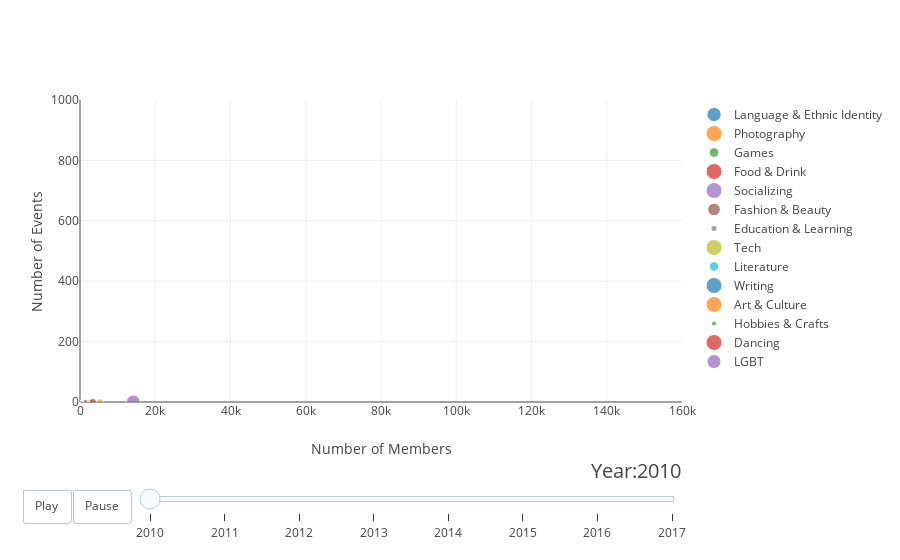

Write notebook code for a chart like this one.
### Markdown cell above
# Ploting

### Code cell
years = list(dataset.year.unique())
# make list of main_topics
main_topics = []
for main_topic in dataset['main_topic']:
    if main_topic not in main_topics:
        main_topics.append(main_topic)
# make figure
figure = {
    'data': [],
    'layout': {},
    'frames': []
}

# fill in most of layout
figure['layout']['xaxis'] = {'range': [0, 160000.0], 'title': 'Number of Members'}
figure['layout']['yaxis'] = {'range':[0,1000],'title': 'Number of Events'}
figure['layout']['hovermode'] = 'closest'
figure['layout']['sliders'] = {
    'args': [
        'transition', {
            'duration': 400,
            'easing': 'cubic-in-out'
        }
    ],
    'initialValue': '1952',
    'plotlycommand': 'animate',
    'values': years,
    'visible': True
}
figure['layout']['updatemenus'] = [
    {
        'buttons': [
            {
                'args': [None, {'frame': {'duration': 500, 'redraw': False},
                         'fromcurrent': True, 'transition': {'duration': 300, 'easing': 'quadratic-in-out'}}],
                'label': 'Play',
                'method': 'animate'
            },
            {
                'args': [[None], {'frame': {'duration': 0, 'redraw': False}, 'mode': 'immediate',
                'transition': {'duration': 0}}],
                'label': 'Pause',
                'method': 'animate'
            }
        ],
        'direction': 'left',
        'pad': {'r': 10, 't': 87},
        'showactive': False,
        'type': 'buttons',
        'x': 0.1,
        'xanchor': 'right',
        'y': 0,
        'yanchor': 'top'
    }
]

sliders_dict = {
    'active': 0,
    'yanchor': 'top',
    'xanchor': 'left',
    'currentvalue': {
        'font': {'size': 20},
        'prefix': 'Year:',
        'visible': True,
        'xanchor': 'right'
    },
    'transition': {'duration': 300, 'easing': 'cubic-in-out'},
    'pad': {'b': 10, 't': 50},
    'len': 0.9,
    'x': 0.1,
    'y': 0,
    'steps': []
}

# make data
year = 2010
for main_topic in main_topics:
    dataset_by_year = dataset[dataset['year'] == year]
    dataset_by_year_and_cont = dataset_by_year[dataset_by_year['main_topic'] == main_topic]

    data_dict = {
        'x': list(dataset_by_year_and_cont['member_number']),
        'y': list(dataset_by_year_and_cont['event_count']),
        'mode': 'markers',
        'text': list(dataset_by_year_and_cont['topic_name']),
        'marker': {
            'sizemode': 'area',
            'sizeref': 5,
            'size': list(dataset_by_year_and_cont['number_of_join'])
        },
        'name': main_topic
    }
    figure['data'].append(data_dict)
    
# make frames
for year in years:
    frame = {'data': [], 'name': str(year)}
    for main_topic in main_topics:
        dataset_by_year = dataset[dataset['year'] == int(year)]
        dataset_by_year_and_cont = dataset_by_year[dataset_by_year['main_topic'] == main_topic]

        data_dict = {
            'x': list(dataset_by_year_and_cont['member_number']),
            'y': list(dataset_by_year_and_cont['event_count']),
            'mode': 'markers',
            'text': list(dataset_by_year_and_cont['topic_name']),
            'marker': {
                'sizemode': 'area',
                'sizeref': 5,
                'size': list(dataset_by_year_and_cont['number_of_join'])
            },
            'name': main_topic
        }
        frame['data'].append(data_dict)

    figure['frames'].append(frame)
    slider_step = {'args': [
        [year],
        {'frame': {'duration': 300, 'redraw': False},
         'mode': 'immediate',
       'transition': {'duration': 300}}
     ],
     'label': year,
     'method': 'animate'}
    sliders_dict['steps'].append(slider_step)

    
figure['layout']['sliders'] = [sliders_dict]

iplot(figure)

### Figure 1 — Plotly figure (JSON) as saved in the notebook; plotly's stock layout.template omitted (floating-point values rounded to 4 significant figures)
{"data": [{"marker": {"size": [23, 23, 11, 3, 4, 17, 8, 7, 24, 14, 23], "sizemode": "area", "sizeref": 5}, "mode": "markers", "name": "Language & Ethnic Identity", "text": ["Spanish Language", "French Language", "Italian Language", "Cultural Diversity", "Cultural Activities", "Japanese Language", "English Language", "Mandarin Language", "Culture Exchange", "Latino Culture", "Chinese language"], "x": [596, 709, 539, 21, 24, 467, 451, 116, 891, 200, 359], "y": [0, 0, 0, 0, 0, 0, 0, 0, 0, 0, 0]}, {"marker": {"size": [54, 54, 8, 11], "sizemode": "area", "sizeref": 5}, "mode": "markers", "name": "Photography", "text": ["Photography", "Photography", "Model Photography", "Fashion Photography"], "x": [1759, 1759, 201, 248], "y": [0, 0, 0, 0]}, {"marker": {"size": [12, 10, 7], "sizemode": "area", "sizeref": 5}, "mode": "markers", "name": "Games", "text": ["Game Development", "Games", "Game Design"], "x": [481, 243, 322], "y": [0, 0, 0]}, {"marker": {"size": [85], "sizemode": "area", "sizeref": 5}, "mode": "markers", "name": "Food & Drink", "text": ["Wine"], "x": [2712], "y": [0]}, {"marker": {"size": [3, 487, 5, 56, 5, 7, 13, 14, 6, 3], "sizemode": "area", "sizeref": 5}, "mode": "markers", "name": "Socializing", "text": ["Corporate Social Responsibility", "Social Networking", "Social Enterprise", "Social Media Marketing", "20's Social", "Social Justice", "Women's Business Networking", "Social Entrepreneurship", "Women's Networking", "B2B Networking"], "x": [77, 14164, 189, 1941, 37, 115, 202, 391, 125, 61], "y": [0, 0, 0, 0, 0, 0, 0, 0, 0, 0]}, {"marker": {"size": [26, 23, 2, 8, 13, 4], "sizemode": "area", "sizeref": 5}, "mode": "markers", "name": "Fashion & Beauty", "text": ["Fashion Industry", "Fashion and Style", "Restaurant Industry", "Fashion Entrepreneurs", "Fashion Design", "Clothing and Fashion Designers"], "x": [920, 854, 40, 261, 379, 194], "y": [0, 0, 0, 0, 0, 0]}, {"marker": {"size": [], "sizemode": "area", "sizeref": 5}, "mode": "markers", "name": null, "text": [], "x": [], "y": []}, {"marker": {"size": [13, 7, 8, 1, 2], "sizemode": "area", "sizeref": 5}, "mode": "markers", "name": "Education & Learning", "text": ["Education", "Financial Education", "Real Estate Investment Education", "Higher Education", "Business Education"], "x": [154, 41, 35, 68, 103], "y": [0, 0, 0, 0, 0]}, {"marker": {"size": [113, 41], "sizemode": "area", "sizeref": 5}, "mode": "markers", "name": "Tech", "text": ["New Technology", "Mobile Technology"], "x": [5334, 2670], "y": [0, 0]}, {"marker": {"size": [18, 1], "sizemode": "area", "sizeref": 5}, "mode": "markers", "name": "Literature", "text": ["Literature", "Modern literature"], "x": [207, 21], "y": [0, 0]}, {"marker": {"size": [16, 74, 4], "sizemode": "area", "sizeref": 5}, "mode": "markers", "name": "Writing", "text": ["Creative Writing", "Writing", "Writing Workshops"], "x": [299, 1481, 66], "y": [0, 0, 0]}, {"marker": {"size": [5, 57, 1], "sizemode": "area", "sizeref": 5}, "mode": "markers", "name": "Art & Culture", "text": ["Fine Arts", "Performing Arts", "Art Exhibit"], "x": [114, 1401, 2], "y": [0, 0, 0]}, {"marker": {"size": [5], "sizemode": "area", "sizeref": 5}, "mode": "markers", "name": "Hobbies & Crafts", "text": ["Handmade Crafts"], "x": [21], "y": [0]}, {"marker": {"size": [128, 21], "sizemode": "area", "sizeref": 5}, "mode": "markers", "name": "Dancing", "text": ["Dancing", "Dance Lessons"], "x": [3432, 309], "y": [0, 0]}, {"marker": {"size": [14], "sizemode": "area", "sizeref": 5}, "mode": "markers", "name": "LGBT", "text": ["LGBT Social Group"], "x": [45], "y": [0]}, {"marker": {"size": [], "sizemode": "area", "sizeref": 5}, "mode": "markers", "name": "Sports & Recreation", "text": [], "x": [], "y": []}, {"marker": {"size": [], "sizemode": "area", "sizeref": 5}, "mode": "markers", "name": "Book Club", "text": [], "x": [], "y": []}], "layout": {"hovermode": "closest", "sliders": [{"active": 0, "currentvalue": {"font": {"size": 20}, "prefix": "Year:", "visible": true, "xanchor": "right"}, "len": 0.9, "pad": {"b": 10, "t": 50}, "steps": [{"args": [[2010], {"frame": {"duration": 300, "redraw": false}, "mode": "immediate", "transition": {"duration": 300}}], "label": 2010, "method": "animate"}, {"args": [[2011], {"frame": {"duration": 300, "redraw": false}, "mode": "immediate", "transition": {"duration": 300}}], "label": 2011, "method": "animate"}, {"args": [[2012], {"frame": {"duration": 300, "redraw": false}, "mode": "immediate", "transition": {"duration": 300}}], "label": 2012, "method": "animate"}, {"args": [[2013], {"frame": {"duration": 300, "redraw": false}, "mode": "immediate", "transition": {"duration": 300}}], "label": 2013, "method": "animate"}, {"args": [[2014], {"frame": {"duration": 300, "redraw": false}, "mode": "immediate", "transition": {"duration": 300}}], "label": 2014, "method": "animate"}, {"args": [[2015], {"frame": {"duration": 300, "redraw": false}, "mode": "immediate", "transition": {"duration": 300}}], "label": 2015, "method": "animate"}, {"args": [[2016], {"frame": {"duration": 300, "redraw": false}, "mode": "immediate", "transition": {"duration": 300}}], "label": 2016, "method": "animate"}, {"args": [[2017], {"frame": {"duration": 300, "redraw": false}, "mode": "immediate", "transition": {"duration": 300}}], "label": 2017, "method": "animate"}], "transition": {"duration": 300, "easing": "cubic-in-out"}, "x": 0.1, "xanchor": "left", "y": 0, "yanchor": "top"}], "updatemenus": [{"buttons": [{"args": [null, {"frame": {"duration": 500, "redraw": false}, "fromcurrent": true, "transition": {"duration": 300, "easing": "quadratic-in-out"}}], "label": "Play", "method": "animate"}, {"args": [[null], {"frame": {"duration": 0, "redraw": false}, "mode": "immediate", "transition": {"duration": 0}}], "label": "Pause", "method": "animate"}], "direction": "left", "pad": {"r": 10, "t": 87}, "showactive": false, "type": "buttons", "x": 0.1, "xanchor": "right", "y": 0, "yanchor": "top"}], "xaxis": {"range": [0, 160000], "title": "Number of Members"}, "yaxis": {"range": [0, 1000], "title": "Number of Events"}}}
